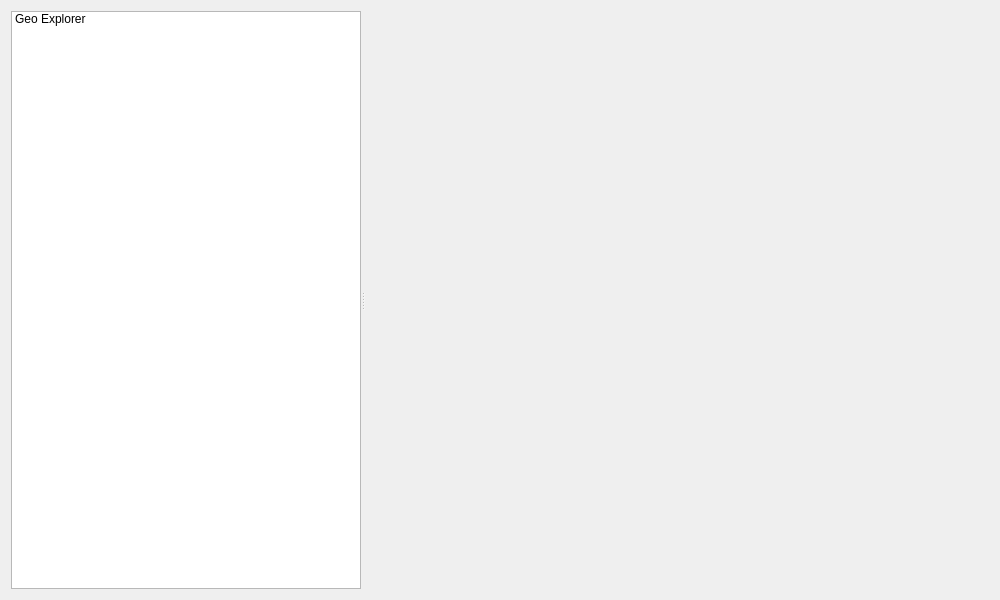
<?xml version="1.0" encoding="UTF-8"?>
<ui version="4.0">
 <class>QgsDataSourceManagerDialog</class>
 <widget class="QDialog" name="QgsDataSourceManagerDialog">
  <property name="enabled">
   <bool>true</bool>
  </property>
  <property name="geometry">
   <rect>
    <x>0</x>
    <y>0</y>
    <width>1000</width>
    <height>600</height>
   </rect>
  </property>
  <property name="windowTitle">
   <string>Data Source Manager</string>
  </property>
  <layout class="QVBoxLayout" name="verticalLayout_3">
   <item>
    <widget class="QSplitter" name="mOptionsSplitter">
     <property name="orientation">
      <enum>Qt::Horizontal</enum>
     </property>
     <property name="childrenCollapsible">
      <bool>false</bool>
     </property>
     <widget class="QFrame" name="mOptionsListFrame">
      <property name="sizePolicy">
       <sizepolicy hsizetype="Maximum" vsizetype="Preferred">
        <horstretch>1</horstretch>
        <verstretch>0</verstretch>
       </sizepolicy>
      </property>
      <property name="minimumSize">
       <size>
        <width>0</width>
        <height>0</height>
       </size>
      </property>
      <property name="maximumSize">
       <size>
        <width>350</width>
        <height>16777215</height>
       </size>
      </property>
      <property name="frameShape">
       <enum>QFrame::NoFrame</enum>
      </property>
      <property name="frameShadow">
       <enum>QFrame::Raised</enum>
      </property>
      <layout class="QVBoxLayout" name="verticalLayout" stretch="0">
       <property name="leftMargin">
        <number>0</number>
       </property>
       <property name="topMargin">
        <number>0</number>
       </property>
       <property name="rightMargin">
        <number>0</number>
       </property>
       <property name="bottomMargin">
        <number>0</number>
       </property>
       <item>
        <widget class="QListWidget" name="mOptionsListWidget">
         <property name="sizePolicy">
          <sizepolicy hsizetype="Ignored" vsizetype="Expanding">
           <horstretch>0</horstretch>
           <verstretch>0</verstretch>
          </sizepolicy>
         </property>
         <property name="minimumSize">
          <size>
           <width>58</width>
           <height>0</height>
          </size>
         </property>
         <property name="maximumSize">
          <size>
           <width>350</width>
           <height>16777215</height>
          </size>
         </property>
         <property name="frameShape">
          <enum>QFrame::StyledPanel</enum>
         </property>
         <property name="horizontalScrollBarPolicy">
          <enum>Qt::ScrollBarAlwaysOff</enum>
         </property>
         <property name="editTriggers">
          <set>QAbstractItemView::NoEditTriggers</set>
         </property>
         <property name="iconSize">
          <size>
           <width>32</width>
           <height>32</height>
          </size>
         </property>
         <property name="textElideMode">
          <enum>Qt::ElideNone</enum>
         </property>
         <property name="resizeMode">
          <enum>QListView::Adjust</enum>
         </property>
         <property name="wordWrap">
          <bool>true</bool>
         </property>
         <item>
          <property name="text">
           <string>Geo Explorer</string>
          </property>
          <property name="icon">
           <iconset resource="../../images/images.qrc">
            <normaloff>:/images/themes/default/mActionFileOpen.svg</normaloff>:/images/themes/default/mActionFileOpen.svg</iconset>
          </property>
         </item>
        </widget>
       </item>
      </layout>
     </widget>
     <widget class="QFrame" name="mOptionsFrame">
      <property name="sizePolicy">
       <sizepolicy hsizetype="Ignored" vsizetype="Preferred">
        <horstretch>10</horstretch>
        <verstretch>0</verstretch>
       </sizepolicy>
      </property>
      <property name="minimumSize">
       <size>
        <width>400</width>
        <height>0</height>
       </size>
      </property>
      <property name="frameShape">
       <enum>QFrame::NoFrame</enum>
      </property>
      <property name="frameShadow">
       <enum>QFrame::Raised</enum>
      </property>
      <layout class="QVBoxLayout" name="verticalLayout_2" stretch="0">
       <property name="spacing">
        <number>6</number>
       </property>
       <property name="leftMargin">
        <number>0</number>
       </property>
       <property name="topMargin">
        <number>0</number>
       </property>
       <property name="rightMargin">
        <number>0</number>
       </property>
       <property name="bottomMargin">
        <number>0</number>
       </property>
       <item>
        <widget class="QStackedWidget" name="mOptionsStackedWidget">
         <property name="sizePolicy">
          <sizepolicy hsizetype="Expanding" vsizetype="Expanding">
           <horstretch>0</horstretch>
           <verstretch>0</verstretch>
          </sizepolicy>
         </property>
         <property name="frameShape">
          <enum>QFrame::NoFrame</enum>
         </property>
         <property name="currentIndex">
          <number>-1</number>
         </property>
        </widget>
       </item>
      </layout>
     </widget>
    </widget>
   </item>
  </layout>
 </widget>
 <resources>
  <include location="../../images/images.qrc"/>
  <include location="../../images/images.qrc"/>
  <include location="../../images/images.qrc"/>
 </resources>
 <connections/>
</ui>
